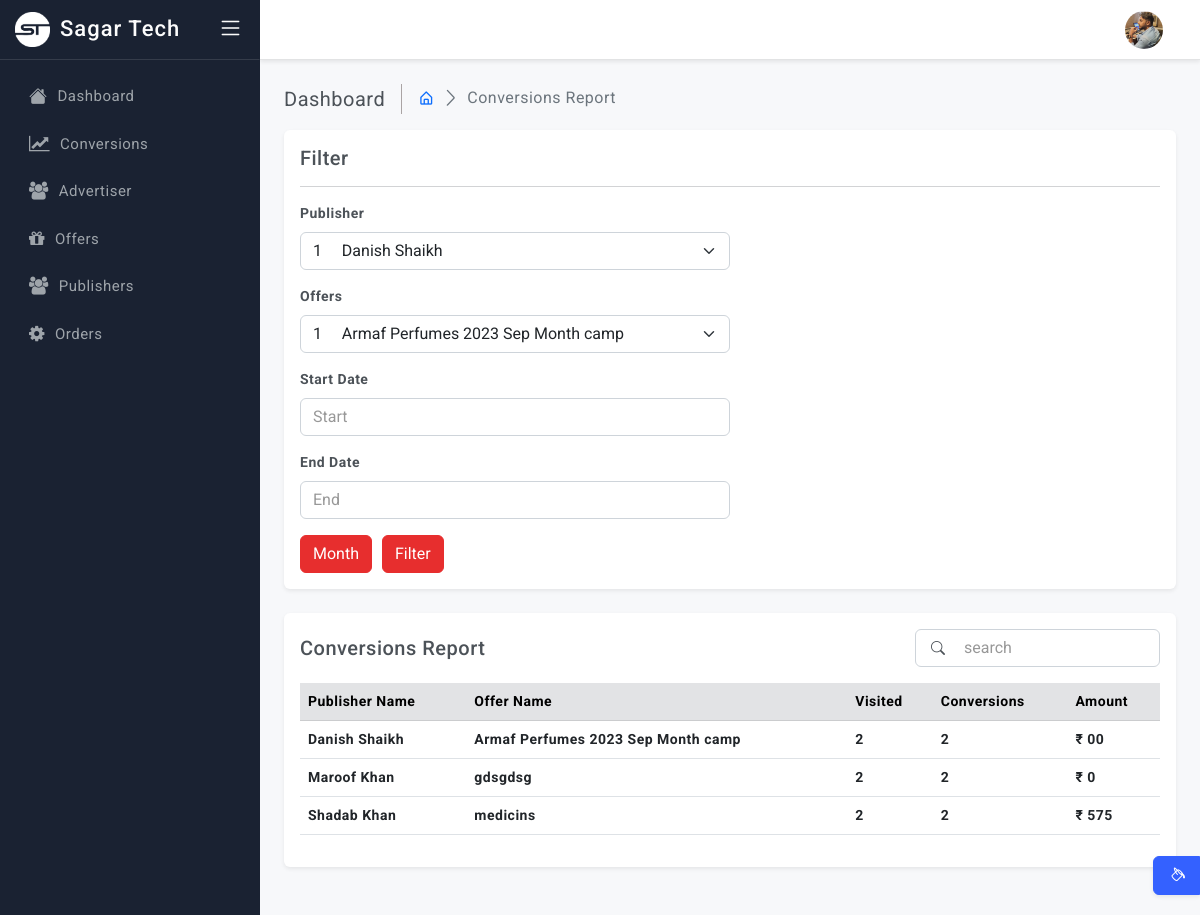
/conversions.php (signed in), run on the app's committed database.
### tables this page shows
CREATE TABLE `offers` (
  `offers_id` int(11) NOT NULL,
  `offer_advertiser_name` varchar(255) NOT NULL,
  `offer_name` varchar(255) NOT NULL,
  `preview_link` varchar(255) NOT NULL,
  `tracking_link` varchar(255) NOT NULL,
  `payout` varchar(255) NOT NULL,
  `publisher_payout` varchar(255) NOT NULL,
  `descriptions` varchar(255) NOT NULL,
  `overall_cap` varchar(255) NOT NULL,
  `daily_caps` varchar(255) NOT NULL,
  `secondary_offer` varchar(255) NOT NULL,
  `acess_type` varchar(255) NOT NULL,
  `currency_type` varchar(255) NOT NULL,
  `allowed_geo` varchar(255) NOT NULL,
  `expiration` varchar(255) NOT NULL,
  `offer_type` varchar(255) NOT NULL,
  `states` varchar(255) NOT NULL,
  `track_ip_city` varchar(255) NOT NULL,
  `order_link` varchar(500) NOT NULL
);

CREATE TABLE `publisher` (
  `publisher_id` int(11) NOT NULL,
  `publisher_name` varchar(255) NOT NULL,
  `pusr_email` varchar(255) NOT NULL,
  `pusr_password` varchar(255) NOT NULL,
  `pusr_contact` varchar(255) NOT NULL,
  `company_names` varchar(255) NOT NULL,
  `pusr_status` varchar(255) NOT NULL
);

### conversions.php (the view, shortened to what this page needs)
<?php include('includes/head.php') ?>
<body>
    <?php
    $query = "SELECT * FROM offers
    LEFT JOIN advertiser ON offers.offers_id = advertiser.advertiser_id
    LEFT JOIN publisher ON offers.offers_id = publisher.publisher_id;";
    $stmt = $con->prepare($query);
    $stmt->execute();
    $result = $stmt->get_result();
    $companyOffer = $result->fetch_all(MYSQLI_ASSOC);
    $withoutquery1 = "SELECT * FROM publisher";
    $withstmt1 = $con->prepare($withoutquery1);
    $withstmt1->execute();
    $withresult1 = $withstmt1->get_result();
    $withoutCompanyData1 = $withresult1->fetch_all(MYSQLI_ASSOC);
    $withoutquery2 = "SELECT * FROM offers";
    $withstmt2 = $con->prepare($withoutquery2);
    $withstmt2->execute();
    $withresult2 = $withstmt2->get_result();
    $withoutCompanyData2 = $withresult2->fetch_all(MYSQLI_ASSOC);
    ?>
    <div class="wrapper">
        <?php include('includes/header.php') ?>
        <?php include('includes/sidebar.php') ?>
        <main class="page-content">
            <div class="page-breadcrumb d-none d-sm-flex align-items-center mb-3">
                <div class="breadcrumb-title pe-3">Dashboard</div>
                <div class="ps-3">
                    <nav aria-label="breadcrumb">
                        <ol class="breadcrumb mb-0 p-0">
                            <li class="breadcrumb-item"><a href="index"><i class="bx bx-home-alt"></i></a>
                            </li>
                            <li class="breadcrumb-item active" aria-current="page">Conversions Report</li>
                        </ol>
                    </nav>
                </div>
            </div>
            <div class="card">
                <div class="card-body">
                    <h5 class="mb-0">Filter</h5>
                    <hr>
                    <form action="" method="POST" enctype="multipart/form-data">
                        <div class="filter-section">
                            <div class="mb-3 col-md-6">
                                <label class="form-label fw-bold">Publisher</label>
                                <select class="form-select" id="statusSelect">
                                    <?php
                                    foreach ($withoutCompanyData1 as $key => $Offer1) {
                                    ?>
                                        <option value="<?= $Offer1['publisher_id'] ?>">
                                            <p><?= $Offer1['publisher_id'] ?></p>&nbsp;&nbsp;&nbsp;&nbsp;
                                        </option>
                                    <?php
                                    }
                                    ?>
                                </select>
                            </div>
                            <div class="mb-3 col-md-6">
                                <label class="form-label fw-bold">Offers</label>
                                <select class="form-select" id="statusSelect">
                                    <?php
                                    foreach ($withoutCompanyData2 as $key => $Offer2) {
                                    ?>
                                        <option value="<?= $Offer2['offers_id'] ?>">
                                            <p><?= $Offer2['offers_id'] ?></p>&nbsp;&nbsp;&nbsp;&nbsp;
                                        </option>
                                    <?php
                                    }
                                    ?>
                                </select>
                            </div>
                            <div class="mb-3 col-md-6">
                                <label class="form-label fw-bold">Start Date</label>
                                <input type="text" id="startDate" placeholder="Start" class="form-control datepicker" />
                            </div>
                            <div class="mb-3 col-md-6">
                                <label class="form-label fw-bold">End Date</label>
                                <input type="text" id="endDate" placeholder="End" class="form-control datepicker" />
                            </div>
                        </div>
                        <div class="modal-footer border-dark" style="justify-content: start;gap: 10px;">
                            <button type="button" id="selectMonthButton" class="btn btn-danger">Month</button>
                            <button type="submit" class="btn btn-danger">Filter</button>
                        </div>
                    </form>
                </div>
            </div>
            <div class="card">
                <div class="card-body">
                    <div class="d-flex align-items-center">
                        <h5 class="mb-0">Conversions Report</h5>
                        <form class="ms-auto position-relative">
                            <div class="position-absolute top-50 translate-middle-y search-icon px-3"><i class="bi bi-search"></i></div>
                            <input class="form-control ps-5" type="text" placeholder="search">
                        </form>
                    </div>
                    <div class="table-responsive mt-3">
                        <table class="table align-middle">
                            <thead class="table-secondary">
                                <tr>
                                    <th>Publisher Name</th>
                                    <th>Offer Name</th>
                                    <th>Visited</th>
                                    <th>Conversions</th>
                                    <th>Amount</th>
                                </tr>
                            </thead>
                            <tbody>
                                <?php
                                foreach ($companyOffer as $key => $conver) {
                                ?>
                                    <tr>
                                        <td><b class="mb-0 semibold"><?= $conver['publisher_name'] ?></b></td>
                                        <td><b class="mb-0 semibold"><?= $conver['offer_name'] ?></b></td>
                                        <td><b class="mb-0 semibold">2</b></td>
                                        <td><b class="mb-0 semibold">2</b></td>
                                        <td><b class="mb-0 semibold">₹ <?= $conver['payout'] ?></b></td>
                                    <?php
                                }
                                    ?>
                                    </tr>
                            </tbody>
                        </table>
                    </div>
                </div>
            </div>
        </main>
        <div class="switcher-body">
            <button class="btn btn-primary btn-switcher shadow-sm" type="button" data-bs-toggle="offcanvas" data-bs-target="#offcanvasScrolling" aria-controls="offcanvasScrolling"><i class="bi bi-paint-bucket me-0"></i></button>
        </div>
    </div>
</body>
</html>

### assets/css/style.css (style rules this page uses)
body { font-size: 14px; color: #4c5258; letter-spacing: .5px; font-family: Roboto, sans-serif; background-color: #f7f8fa; overflow-x: hidden; }
.wrapper { width: auto; position: relative }
a { text-decoration: none; }
::placeholder { opacity: 0.4 !important; }
.page-content { margin-left: 260px; margin-top: 60px; padding: 1.5rem; transition: all .2s; }
.table-responsive { white-space: nowrap; }
.breadcrumb-title { font-size: 20px; border-right: 1.5px solid #aaa4a4; }
.page-breadcrumb .breadcrumb-item+.breadcrumb-item::before { display: inline-block; padding-right: .5rem; color: #6c757d; font-family: LineIcons; content: "\ea5c"; }
.page-breadcrumb .breadcrumb li.breadcrumb-item { font-size: 16px; }
.btn-switcher { position: fixed; right: 0px; bottom: 20px; border-top-right-radius: 0; border-bottom-right-radius: 0; }

### conversions.php (style rules this page uses)
::placeholder { color: black !important; }

### data on the page
offers: publisher.publisher_name "Danish Shaikh", offer_name "Armaf Perfumes 2023 Sep Month camp", payout "00"
offers: publisher.publisher_name "Maroof Khan", offer_name "gdsgdsg", payout "0"
offers: publisher.publisher_name "Shadab Khan", offer_name "medicins", payout "575"
